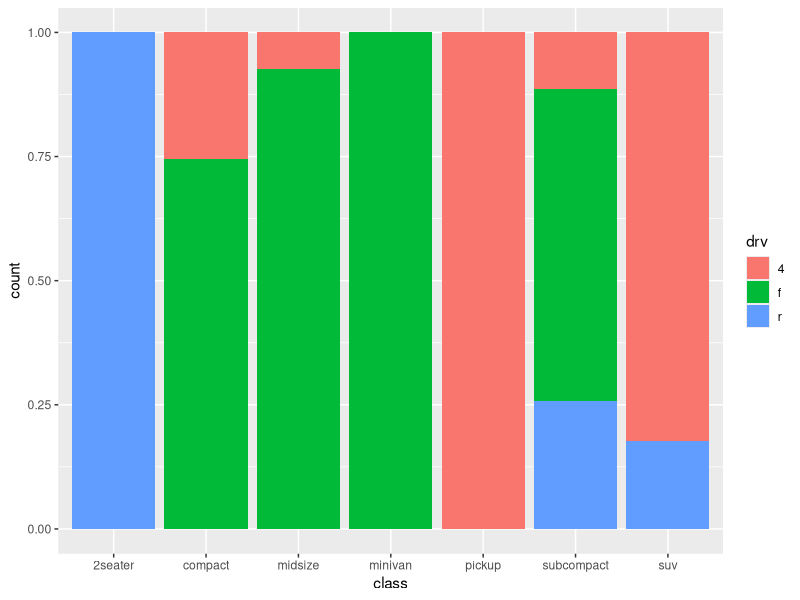

R code for this plot:
library(tidyverse)

ggplot(mpg, aes(x=class)) +
    geom_bar(aes(fill = drv), position = "fill")
#position "dodge" puts bars next to each other 
#position "fill" fill the entire chart based on percentage


